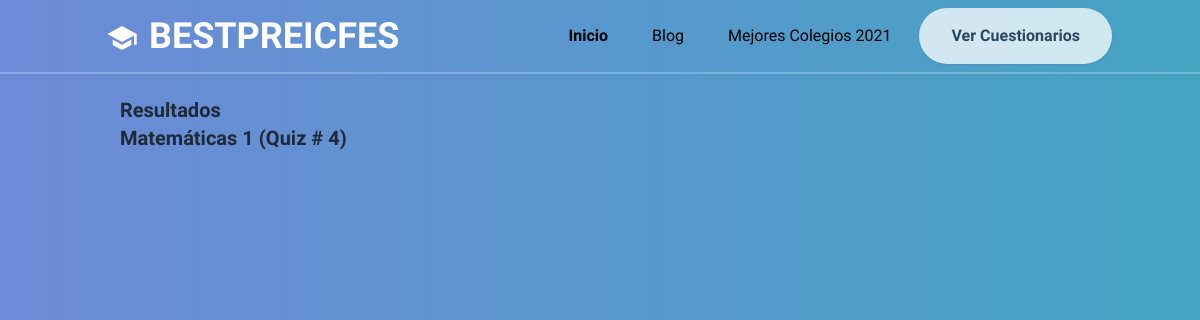
/4/resultados/, run on an earlier commit of the app's database.
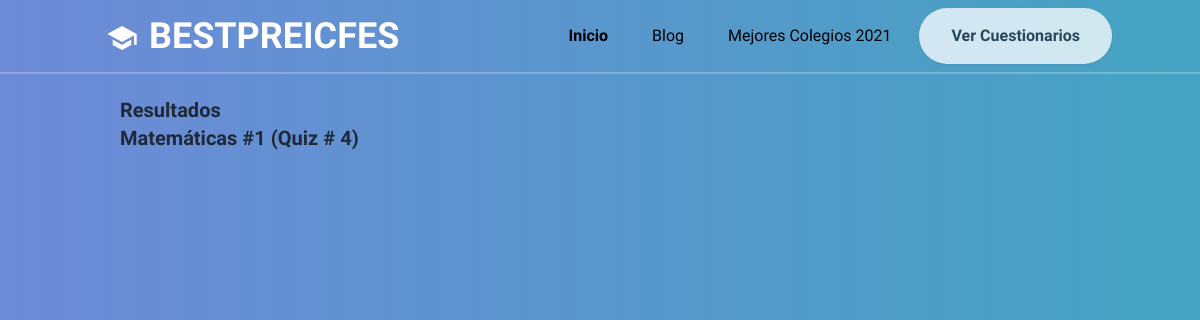
And on a later commit of the database.
### preicfesapp/models.py (models this page shows, shortened)
class Quiz(models.Model):
    titulo = models.CharField(max_length=100)
    slug = models.SlugField(blank=True, null=True)
    descripcion = models.TextField(blank=True, null=True)
    categoria = models.CharField(choices=PRUEBAS, default='ciencias', max_length=12)
    publicado = models.DateTimeField(blank=True, null=True)
    fecha_agregado = models.DateTimeField(default=timezone.now)
    fecha_modificado = models.DateTimeField(default=timezone.now)
    class Meta:
        verbose_name_plural = "quizzes"

### preicfesapp/views.py (the view, shortened to what this page needs)
# urls.py: path('<int:quiz_id>/resultados/', views.revisar, name='revisar'),
def revisar(request, quiz_id):
    logging.info(request.POST)
    quiz = Quiz.objects.get(pk=quiz_id)
    lista_preguntas = []
    lista_respuestas = []
    lista_respuestas_correctas = []
    datos = zip(lista_preguntas, lista_respuestas, lista_respuestas_correctas)
    context = {
        'quiz': quiz,
        'datos': datos
    }
    return render(request, 'preicfesapp/resultados.html', context)

### preicfesapp/templates/preicfesapp/resultados.html (shortened to what this page needs)
{% extends 'preicfesapp/base.html' %}
{% block content %}
<section class="w-4/5 mx-auto pt-24">
  <h1 class="text-xl text-gray-800 font-bold">Resultados</h1>
  <p class="text-xl text-gray-800 font-bold mb-4">{{ quiz.titulo }} (Quiz # {{ quiz.pk }})</p>
</section>
{% endblock %}

What changed in the data, as far as the page shows it:
changed Quiz id 4: titulo "Matemáticas 1" → "Matemáticas #1"
